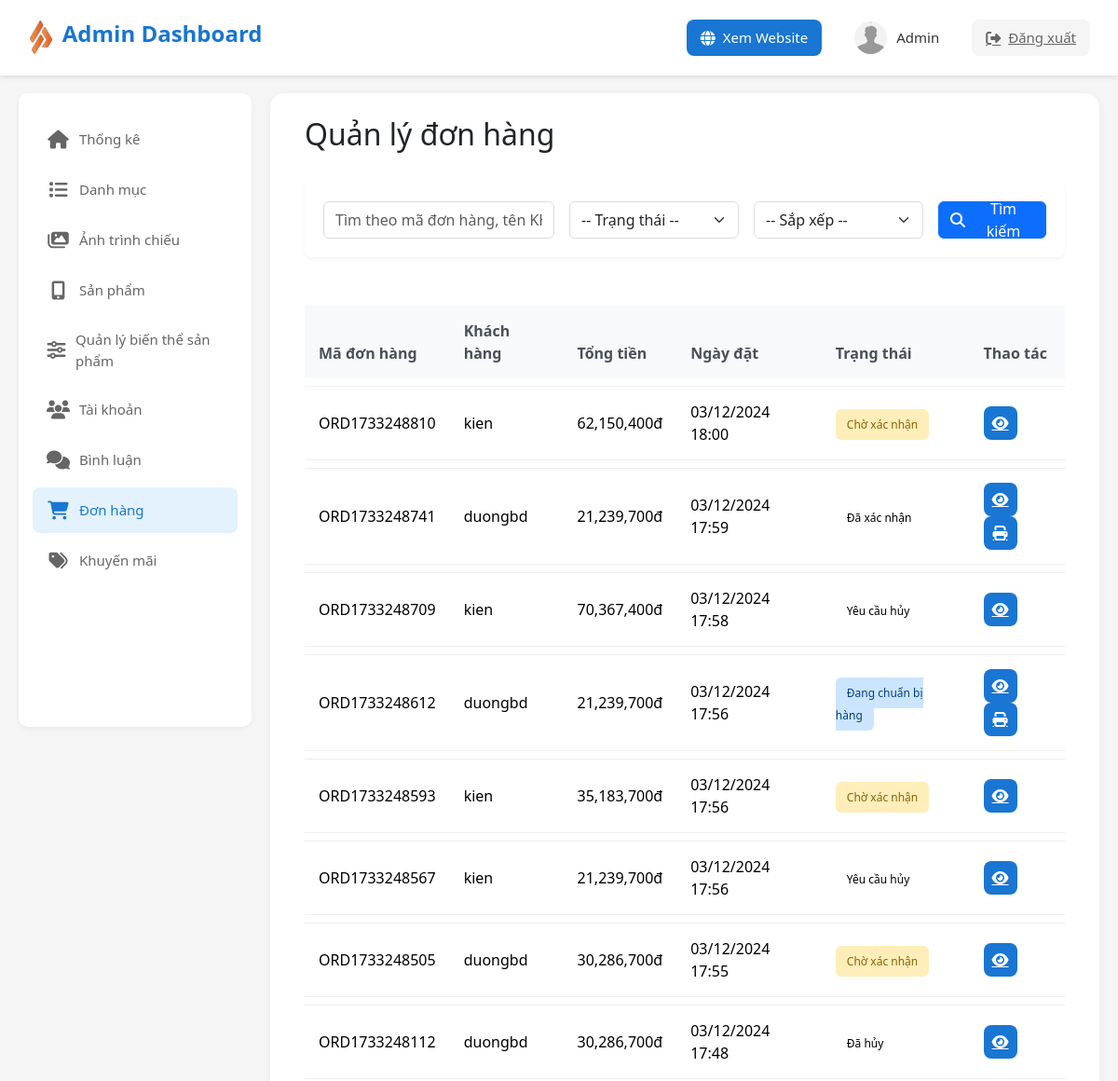
Before: /admin/index.php?action=order (signed in, upper part) with the older database file.
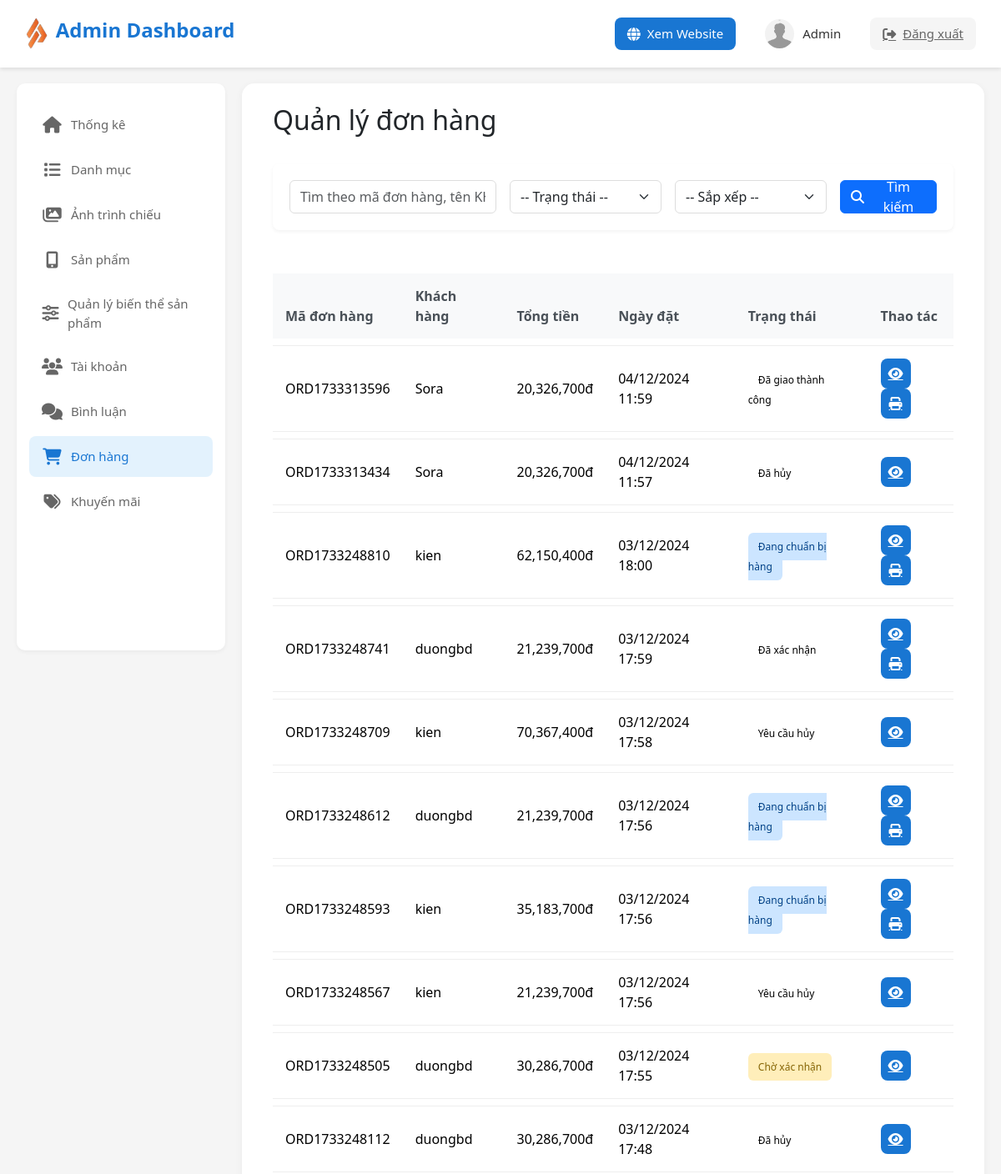
After: the same page with the newer database file.
### tables this page shows
CREATE TABLE `orders` (
  `order_id` int(11) NOT NULL,
  `order_code` varchar(50) NOT NULL,
  `user_id` int(11) NOT NULL,
  `receiver_name` varchar(255) DEFAULT NULL,
  `total_amount` decimal(10,2) NOT NULL,
  `shipping_address` text NOT NULL,
  `shipping_phone` varchar(20) NOT NULL,
  `shipping_email` varchar(255) DEFAULT NULL,
  `bank_code` varchar(50) DEFAULT NULL,
  `status` enum('pending','confirmed','processing','shipping','delivered','cancelled','returned','refunded','failed','awaiting_payment','return_requested','cancel_requested') NOT NULL DEFAULT 'pending',
  `payment_method` varchar(50) NOT NULL DEFAULT 'cod',
  `payment_status` varchar(50) NOT NULL DEFAULT 'unpaid',
  `created_at` timestamp NOT NULL DEFAULT current_timestamp(),
  `updated_at` timestamp NOT NULL DEFAULT current_timestamp() ON UPDATE current_timestamp(),
  `return_reason` text DEFAULT NULL,
  `return_request_reason` text DEFAULT NULL,
  `cancel_reason` text DEFAULT NULL,
  `previous_status` varchar(50) DEFAULT NULL
);

CREATE TABLE `users` (
  `user_id` int(11) NOT NULL,
  `username` varchar(50) NOT NULL,
  `password` varchar(255) NOT NULL,
  `email` varchar(100) NOT NULL,
  `fullname` varchar(100) DEFAULT NULL,
  `phone` varchar(20) DEFAULT NULL,
  `address` text DEFAULT NULL,
  `avatar` varchar(255) DEFAULT NULL,
  `role_id` int(11) DEFAULT NULL,
  `status` tinyint(4) DEFAULT 1,
  `created_at` timestamp NOT NULL DEFAULT current_timestamp(),
  `birthday` date DEFAULT NULL,
  `gender` tinyint(1) DEFAULT NULL COMMENT '0: Nữ, 1: Nam'
);

### admin/controllers/orderController.php (called while the page is built, shortened)
<?php
require_once 'models/orderModel.php';
require_once '../client/commons/orderHelper.php';
class OrderController
{
    private static $orderModel = null;
    public static function init()
    {
        if (self::$orderModel === null) {
            self::$orderModel = new OrderModel();
        }
    }
    public static function orderController()
    {
        try {
            $orders = self::$orderModel->getAllOrders();
            require_once './views/order/order.php';
        } catch (Exception $e) {
            error_log("[ERROR] " . $e->getMessage());
            $_SESSION['error'] = 'Có lỗi xảy ra: ' . $e->getMessage();
            header('Location: index.php');
            exit();
        }
    }
}

### admin/models/orderModel.php (called while the page is built, shortened)
<?php
class OrderModel
{
    private $db;
    public function __construct()
    {
        global $MainModel;
        $this->db = $MainModel->SUNNY;
    }
    public function getAllOrders()
    {
        try {
            $sql = "SELECT orders.*, users.username, users.email, users.phone
                    FROM orders
                    LEFT JOIN users ON orders.user_id = users.user_id
                    ORDER BY orders.created_at DESC";
            $stmt = $this->db->prepare($sql);
            $stmt->execute();
            return $stmt->fetchAll(PDO::FETCH_ASSOC);
        } catch (PDOException $e) {
            error_log("Error getting all orders: " . $e->getMessage());
            return false;
        }
    }
}

### admin/commons/function.php (called while the page is built, shortened)
<?php
class MainModel {
    public function __construct() {
        $this->SUNNY = $this->connect_db();
    }
    public function connect_db() {
        try {
            $dsn = "mysql:host=" . DB_HOST . ";dbname=" . DB_NAME;
            $SUNNY = new PDO($dsn, DB_USER, DB_PASS, PDO_OPTIONS);
            return $SUNNY;
        } catch (PDOException $e) {
            error_log("Database Connection Error: " . $e->getMessage());
            throw new Exception("Không thể kết nối đến database");
        }
    }
}
try {
    $MainModel = new MainModel();
} catch (Exception $e) {
    error_log("MainModel initialization error: " . $e->getMessage());
    die("Không thể khởi tạo kết nối database");
}

### client/commons/orderHelper.php (called while the page is built, shortened)
<?php
class OrderHelper
{
    public static function getOrderStatus($status)
    {
        $statusMap = [
            'pending' => 'Chờ xác nhận',
            'confirmed' => 'Đã xác nhận',
            'processing' => 'Đang chuẩn bị hàng',
            'shipping' => 'Đang giao hàng',
            'delivered' => 'Đã giao thành công',
            'cancelled' => 'Đã hủy',
            'cancel_requested' => 'Yêu cầu hủy',
            'return_requested' => 'Yêu cầu trả hàng',
            'returned' => 'Đã trả hàng',
            'return_failed' => 'Từ chối trả hàng'
        ];
        return isset($statusMap[$status]) ? $statusMap[$status] : 'Không xác định';
    }
    public static function getOrderStatusClass($status)
    {
        $classMap = [
            'pending' => 'pending',
            'confirmed' => 'confirmed',
            'processing' => 'processing',
            'shipping' => 'shipping',
            'delivered' => 'delivered',
            'cancelled' => 'cancelled',
            'return_requested' => 'return-requested',
            'returned' => 'returned',
            'return_failed' => 'return-failed',
            'refunded' => 'refunded',
            'failed' => 'failed'
        ];
        return isset($classMap[$status]) ? $classMap[$status] : 'unknown';
    }
}

### admin/views/order/order.php (the view, shortened to what the changed rows need)
<!DOCTYPE html>
<html lang="vi">
<head>
    <link href="https://cdn.jsdelivr.net/npm/bootstrap@5.3.3/dist/css/bootstrap.min.css" rel="stylesheet">
    <link rel="stylesheet" href="https://cdnjs.cloudflare.com/ajax/libs/font-awesome/6.5.1/css/all.min.css">
</head>
<body>
    <?php include "./views/layout/header.php"; ?>
    <div class="main">
            <?php include "./views/layout/sidebar.php"; ?>
        <main>
            <div class="container-fluid">
                <div class="page-header">
                    <h2>Quản lý đơn hàng</h2>
                </div>
                <div class="table-responsive">
                    <table class="table">
                        <thead>
                            <tr>
                                <th>Mã đơn hàng</th>
                                <th>Khách hàng</th>
                                <th>Tổng tiền</th>
                                <th>Ngày đặt</th>
                                <th>Trạng thái</th>
                                <th>Thao tác</th>
                            </tr>
                        </thead>
                        <tbody>
                            <?php if (!empty($orders)): ?>
                            <?php foreach ($orders as $order): ?>
                            <tr>
                                <td><?= $order['order_code'] ?></td>
                                <td><?= $order['username'] ?></td>
                                <td><?= number_format($order['total_amount']) ?>đ</td>
                                <td><?= date('d/m/Y H:i', strtotime($order['created_at'])) ?></td>
                                <td>
                                    <span
                                        class="status-badge <?= OrderHelper::getOrderStatusClass($order['status']) ?>">
                                        <?= OrderHelper::getOrderStatus($order['status']) ?>
                                    </span>
                                </td>
                                <td>
                                    <a href="?action=orderDetail&id=<?= $order['order_id'] ?>" class="btn-action">
                                        <i class="fas fa-eye"></i>
                                    </a>
                                    <?php if (in_array($order['status'], ['confirmed', 'processing', 'shipping', 'delivered'])): ?>
                                    <a href="?action=printInvoice&id=<?= $order['order_id'] ?>" class="btn-action"
                                        target="_blank">
                                        <i class="fas fa-print"></i>
                                    </a>
                                    <?php endif; ?>
                                </td>
                            </tr>
                            <?php endforeach; ?>
                            <?php else: ?>
                            <tr>
                                <td colspan="6" class="text-center">Không có đơn hàng nào</td>
                            </tr>
                            <?php endif; ?>
                        </tbody>
                    </table>
                </div>
            </div>
        </main>
    </div>
</body>
</html>

Changed rows visible on the page:
added orders: order_code "ORD1733313596", user.username "Sora", total_amount "20,326,700", created_at "04/12/2024 11:59", status "Đã giao thành công"
added orders: order_code "ORD1733313434", user.username "Sora", total_amount "20,326,700", created_at "04/12/2024 11:57", status "Đã hủy"
changed orders "ORD1733248810": status "Chờ xác nhận" → "Đang chuẩn bị hàng"
changed orders "ORD1733248593": status "Chờ xác nhận" → "Đang chuẩn bị hàng"
